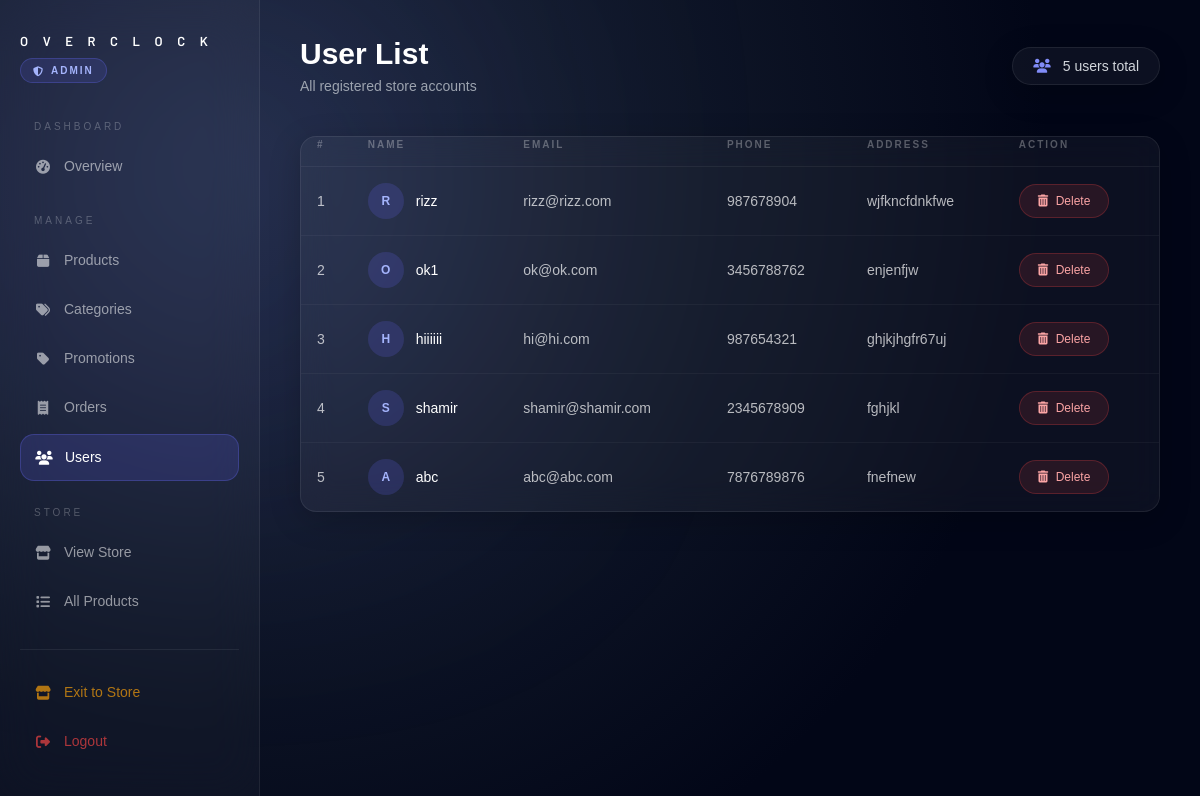
The page /userlist/ (signed in) on the database its author committed.
### Overclock/models.py (models this page shows, shortened)
class User(models.Model):
    name = models.CharField(max_length=100)
    email=models.EmailField()
    password = models.CharField(max_length=128)
    address = models.CharField(max_length=200)
    phone=models.IntegerField()
    avatar = models.ImageField(upload_to='avatars/', null=True, blank=True)

### Overclock/views.py (the view)
# urls.py: path('userlist/', views.userlist, name='userlist'),
@admin_required
def userlist(request):
    user=User.objects.all()
    return render(request,'userlist.html',{'user':user})

### Overclock/context_processors.py (called while the page is built)
def categories(request):
    return {
        'nav_categories': Category.objects.all().order_by('name')
    }

### Overclock/views.py (called while the page is built)
def admin_required(view_func):
    from functools import wraps
    @wraps(view_func)
    def wrapper(request, *args, **kwargs):
        if not request.session.get('is_admin'):
            return redirect('adminlogin')
        return view_func(request, *args, **kwargs)
    return wrapper

### Overclock/templates/userlist.html (shortened to what this page needs)
{% load static %}
<!DOCTYPE html>
<html lang="en">
<head>
<script src="https://cdn.tailwindcss.com"></script>
<link href="https://cdnjs.cloudflare.com/ajax/libs/font-awesome/6.5.0/css/all.min.css" rel="stylesheet">
</head>
<body>
<aside class="sidebar">
    <div>
        <h1 class="sidebar-logo">O V E R C L O C K</h1>
        <span class="admin-badge">
            <i class="fa-solid fa-shield-halved"></i>
            Admin
        </span>
    </div>
    <p class="nav-section-label">Dashboard</p>
    <a href="{% url 'adminhome' %}" class="nav-item">
        <i class="fa-solid fa-gauge-high"></i> Overview
    </a>
    <p class="nav-section-label" style="margin-top:20px;">Manage</p>
    <a href="{% url 'products' %}" class="nav-item">
        <i class="fa-solid fa-box"></i> Products
    </a>
    <a href="{% url 'category_list' %}" class="nav-item">
        <i class="fa-solid fa-tags"></i> Categories
    </a>
    <a href="{% url 'promo_list' %}" class="nav-item">
        <i class="fa-solid fa-tag"></i> Promotions
    </a>
    <a href="{% url 'admin_orders' %}" class="nav-item">
        <i class="fa-solid fa-receipt"></i> Orders
    </a>
    <a href="{% url 'userlist' %}" class="nav-item active">
        <i class="fa-solid fa-users"></i> Users
    </a>
    <p class="nav-section-label" style="margin-top:20px;">Store</p>
    <a href="{% url 'index' %}" class="nav-item">
        <i class="fa-solid fa-store"></i> View Store
    </a>
    <a href="{% url 'all_products' %}" class="nav-item">
        <i class="fa-solid fa-list"></i> All Products
    </a>
    <div class="sidebar-bottom">
        <a href="{% url 'index' %}" class="nav-item" style="color:rgba(245,158,11,0.7);">
            <i class="fa-solid fa-store"></i> Exit to Store
        </a>
        <a href="{% url 'adminlogout' %}" class="nav-item" style="color:rgba(239,68,68,0.7);">
            <i class="fa-solid fa-right-from-bracket"></i> Logout
        </a>
    </div>
</aside>
<main class="main">
    <div class="flex justify-between items-center mb-10 fade-up">
        <div>
            <h2 class="text-3xl font-bold mb-1">User List</h2>
            <p class="text-gray-400 text-sm">All registered store accounts</p>
        </div>
        <div class="glass px-5 py-2 rounded-full text-sm text-gray-300">
            <i class="fa-solid fa-users mr-2 text-indigo-400"></i>
            {{ user|length }} user{% if user|length != 1 %}s{% endif %} total
        </div>
    </div>
    <div class="glass rounded-2xl overflow-hidden fade-up">
        {% if user %}
        <table class="user-table">
            <thead>
                <tr>
                    <th>#</th>
                    <th>Name</th>
                    <th>Email</th>
                    <th>Phone</th>
                    <th>Address</th>
                    <th>Action</th>
                </tr>
            </thead>
            <tbody>
                {% for u in user %}
                <tr class="row-anim" style="animation-delay: {{ forloop.counter0 }}00ms;">
                    <td class="text-gray-500 text-xs">{{ forloop.counter }}</td>
                    <td>
                        <div class="flex items-center gap-3">
                            <div class="w-9 h-9 rounded-full flex items-center justify-center text-xs font-bold flex-shrink-0"
                                 style="background: rgba(99,102,241,0.2); color: #a5b4fc;">
                                {{ u.name|first|upper }}
                            </div>
                            <span class="font-medium" style="color: white;">{{ u.name }}</span>
                        </div>
                    </td>
                    <td>{{ u.email }}</td>
                    <td>{{ u.phone }}</td>
                    <td class="max-w-[180px] truncate text-gray-400">
                        {{ u.address }}
                    </td>
                    <td>
                        <a href="{% url 'deleteuser' u.id %}"
                           onclick="return confirm('Delete {{ u.name }}?')"
                           class="delete-btn">
                            <i class="fa-solid fa-trash-can mr-1 text-xs"></i>
                            Delete
                        </a>
                    </td>
                </tr>
                {% endfor %}
            </tbody>
        </table>
        {% else %}
        <div class="text-center py-20 text-gray-500">
            <i class="fa-solid fa-users text-5xl mb-4 block opacity-20"></i>
            <p class="text-lg">No users registered yet.</p>
        </div>
        {% endif %}
    </div>
</main>
</body>
</html>

### Overclock/templates/userlist.html (style rules this page uses)
* { margin: 0; padding: 0; box-sizing: border-box; cursor: default; }
body { background: radial-gradient(circle at 20% 20%, #1e293b, #020617 70%); min-height: 100vh; color: white; font-family: sans-serif; overflow-x: hidden; }
body::before { content: ""; position: fixed; width: 700px; height: 700px; background: radial-gradient(circle, rgba(99,102,241,0.15), transparent); filter: blur(120px); top: -150px; left: -150px; z-index: 0; }
.sidebar { position: fixed; top: 0; left: 0; width: 260px; height: 100vh; background: rgba(255,255,255,0.03); backdrop-filter: blur(24px); -webkit-backdrop-filter: blur(24px); border-right: 1px solid rgba(255,255,255,0.07); z-index: 100; display: flex; flex-direction: column; padding: 32px 20px; overflow-y: auto; overflow-x: hidden; }
.sidebar-logo { font-family: 'Barlow', sans-serif; letter-spacing: 6px; font-weight: 600; font-size: 13px; margin-bottom: 6px; white-space: nowrap; }
.admin-badge { display: inline-flex; align-items: center; gap: 6px; background: rgba(99,102,241,0.15); border: 1px solid rgba(99,102,241,0.3); color: #a5b4fc; padding: 4px 12px; border-radius: 999px; font-size: 10px; letter-spacing: 2px; font-weight: 600; text-transform: uppercase; margin-bottom: 36px; }
.nav-section-label { font-size: 10px; letter-spacing: 3px; text-transform: uppercase; color: rgba(255,255,255,0.25); margin-bottom: 10px; padding-left: 14px; }
.nav-item { display: flex; align-items: center; gap: 12px; padding: 12px 14px; border-radius: 14px; color: rgba(255,255,255,0.55); text-decoration: none; transition: 0.25s ease; font-size: 14px; margin-bottom: 4px; cursor: pointer; }
.nav-item.active { background: rgba(99,102,241,0.18); border: 1px solid rgba(99,102,241,0.3); color: white; }
.nav-item i { width: 18px; text-align: center; font-size: 14px; }
.sidebar-bottom { margin-top: auto; border-top: 1px solid rgba(255,255,255,0.07); padding-top: 20px; }
.main { margin-left: 260px; padding: 36px 40px; position: relative; z-index: 10; }
.glass { background: rgba(255,255,255,0.045); backdrop-filter: blur(16px); -webkit-backdrop-filter: blur(16px); border: 1px solid rgba(255,255,255,0.08); box-shadow: 0 8px 32px rgba(0,0,0,0.2); }
.user-table { width: 100%; border-collapse: collapse; }
.user-table th { text-align: left; font-size: 10px; letter-spacing: 2px; text-transform: uppercase; color: rgba(255,255,255,0.3); padding: 0 16px 14px 16px; border-bottom: 1px solid rgba(255,255,255,0.06); }
.user-table td { padding: 16px; font-size: 14px; color: rgba(255,255,255,0.7); border-bottom: 1px solid rgba(255,255,255,0.04); transition: 0.2s; }
.user-table tr:last-child td { border-bottom: none; }
.delete-btn { padding: 7px 18px; border-radius: 999px; background: rgba(239,68,68,0.12); border: 1px solid rgba(239,68,68,0.25); color: #fca5a5; font-size: 12px; transition: 0.25s ease; cursor: pointer; text-decoration: none; display: inline-block; }
.fade-up { opacity: 0; transform: translateY(20px); animation: fadeUp 0.6s ease forwards; }
.row-anim { opacity: 0; animation: fadeUp 0.5s ease forwards; }
button, a { cursor: pointer; }

### rows shown on the page
User: name|first "R", name "rizz", email "rizz@rizz.com", phone "987678904", address "wjfkncfdnkfwe"
User: name|first "O", name "ok1", email "ok@ok.com", phone "3456788762", address "enjenfjw"
User: name|first "H", name "hiiiiii", email "hi@hi.com", phone "987654321", address "ghjkjhgfr67uj"
User: name|first "S", name "shamir", email "shamir@shamir.com", phone "2345678909", address "fghjkl"
User: name|first "A", name "abc", email "abc@abc.com", phone "7876789876", address "fnefnew"

### other values the page prints
{{ user|length }} "5"
